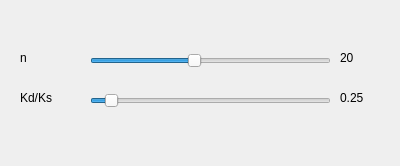
<?xml version="1.0" encoding="UTF-8"?>
<ui version="4.0">
 <class>configWindow</class>
 <widget class="QWidget" name="configWindow">
  <property name="geometry">
   <rect>
    <x>0</x>
    <y>0</y>
    <width>400</width>
    <height>166</height>
   </rect>
  </property>
  <property name="windowTitle">
   <string>Form</string>
  </property>
  <widget class="QSlider" name="horizontalSlider">
   <property name="geometry">
    <rect>
     <x>90</x>
     <y>40</y>
     <width>241</width>
     <height>41</height>
    </rect>
   </property>
   <property name="minimum">
    <number>5</number>
   </property>
   <property name="maximum">
    <number>40</number>
   </property>
   <property name="singleStep">
    <number>5</number>
   </property>
   <property name="value">
    <number>20</number>
   </property>
   <property name="orientation">
    <enum>Qt::Horizontal</enum>
   </property>
  </widget>
  <widget class="QLabel" name="label">
   <property name="geometry">
    <rect>
     <x>20</x>
     <y>50</y>
     <width>53</width>
     <height>16</height>
    </rect>
   </property>
   <property name="text">
    <string>n</string>
   </property>
  </widget>
  <widget class="QLabel" name="n">
   <property name="geometry">
    <rect>
     <x>340</x>
     <y>50</y>
     <width>53</width>
     <height>16</height>
    </rect>
   </property>
   <property name="text">
    <string>20</string>
   </property>
  </widget>
  <widget class="QLabel" name="label_3">
   <property name="geometry">
    <rect>
     <x>20</x>
     <y>90</y>
     <width>53</width>
     <height>16</height>
    </rect>
   </property>
   <property name="text">
    <string>Kd/Ks</string>
   </property>
  </widget>
  <widget class="QSlider" name="horizontalSlider_2">
   <property name="geometry">
    <rect>
     <x>90</x>
     <y>80</y>
     <width>241</width>
     <height>41</height>
    </rect>
   </property>
   <property name="minimum">
    <number>0</number>
   </property>
   <property name="maximum">
    <number>400</number>
   </property>
   <property name="singleStep">
    <number>1</number>
   </property>
   <property name="value">
    <number>25</number>
   </property>
   <property name="sliderPosition">
    <number>25</number>
   </property>
   <property name="tracking">
    <bool>true</bool>
   </property>
   <property name="orientation">
    <enum>Qt::Horizontal</enum>
   </property>
   <property name="invertedAppearance">
    <bool>false</bool>
   </property>
   <property name="invertedControls">
    <bool>false</bool>
   </property>
  </widget>
  <widget class="QLabel" name="kdks">
   <property name="geometry">
    <rect>
     <x>340</x>
     <y>90</y>
     <width>53</width>
     <height>16</height>
    </rect>
   </property>
   <property name="text">
    <string>0.25</string>
   </property>
  </widget>
 </widget>
 <resources/>
 <connections/>
</ui>
